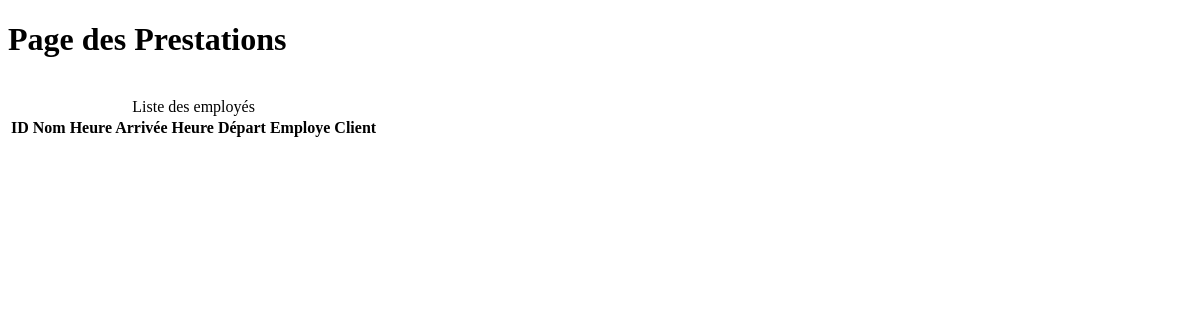
Before: /prestations/ with the older database file.
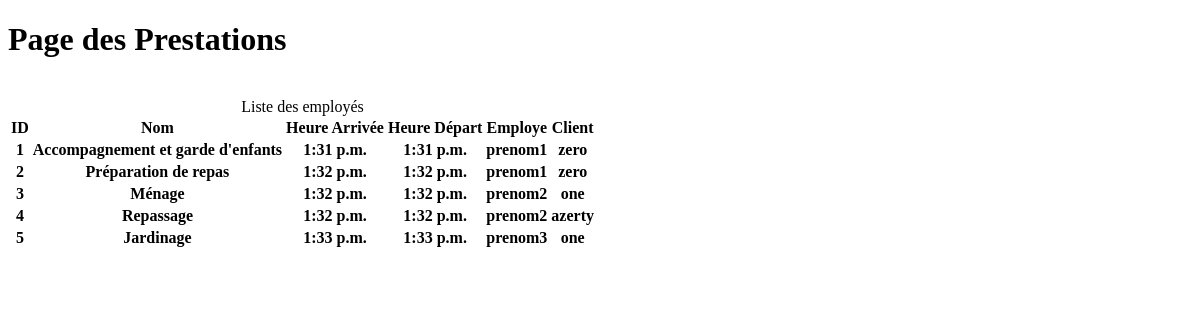
After: the same page with the newer database file.
### prestations/models.py (models this page shows)
class Prestation(models.Model):
    nomPrestation = models.CharField(max_length=200)
    heureArrivee = models.TimeField(auto_now_add=True, null=True)
    heureDepart = models.TimeField(auto_now_add=True, null=True)
    employe =models.ForeignKey(Employe,null=True, on_delete=models.SET_NULL)
    client = models.ForeignKey(Client, null=True, on_delete=models.SET_NULL)

### employes/models.py (models this page shows)
class Employe(models.Model):
    prenomEmploye = models.CharField(max_length=200, null=True)
    nomEmploye = models.CharField(max_length=200, null=True)
    emailEmploye = models.CharField(max_length=200, null=True)
    telEmploye = models.CharField(max_length=200, null=True)
    def __str__(self):
        return str(self.prenomEmploye)

### clients/models.py (models this page shows, shortened)
class Client(models.Model):
    prenomClient = models.CharField(max_length=200, null=True)
    nomClient = models.CharField(max_length=200, null=True)
    ageClient = models.IntegerField(null=True)
    emailClient = models.CharField(max_length=200, null=True)
    telClient = models.CharField(max_length=15, null=True)
    rueClient = models.CharField(max_length=60, null=True)
    appartementClient = models.CharField(max_length=100, null=True)
    villeClient = models.CharField(max_length=200, null=True)
    cpClient = models.CharField(max_length=8, null=True)
    qr_code = models.ImageField(upload_to='qr_codes', blank=True)
    def __str__(self):
        return str(self.prenomClient)

### prestations/views.py (the view)
# urls.py: path('prestations/', views.prestation),
def prestation(request):
    prestation = Prestation.objects.all()
    context ={'prestations':prestation}
    return render(request,'prestations/prestations.html',context)

### templates/prestations/prestations.html (shortened to what this page needs)
<!DOCTYPE html>
<html lang="en">
<head>
</head>
<body>
<h1>Page des Prestations</h1>
<br>
<table>
    <caption>Liste des employés</caption>
    <tr>
        <th>ID</th>
        <th>Nom</th>
        <th>Heure Arrivée</th>
        <th>Heure Départ</th>
        <th>Employe</th>
        <th>Client</th>
    </tr>
     {% for prestation in prestations %}
    <tr>
        <th>{{ prestation.id }}</th>
        <th>{{ prestation.nomPrestation }}</th>
        <th>{{ prestation.heureArrivee }}</th>
        <th>{{ prestation.heureDepart }}</th>
        <th>{{ prestation.employe }}</th>
        <th>{{ prestation.client }}</th>
    </tr>
    {% endfor %}
</table>
</body>
</html>

Changed rows visible on the page:
added Prestation: id "1", nomPrestation "Accompagnement et garde d'enfants", heureArrivee "1:31 p.m.", heureDepart "1:31 p.m.", employe "prenom1", client "zero"
added Prestation: id "2", nomPrestation "Préparation de repas", heureArrivee "1:32 p.m.", heureDepart "1:32 p.m.", employe "prenom1", client "zero"
added Prestation: id "3", nomPrestation "Ménage", heureArrivee "1:32 p.m.", heureDepart "1:32 p.m.", employe "prenom2", client "one"
added Prestation: id "4", nomPrestation "Repassage", heureArrivee "1:32 p.m.", heureDepart "1:32 p.m.", employe "prenom2", client "azerty"
added Prestation: id "5", nomPrestation "Jardinage", heureArrivee "1:33 p.m.", heureDepart "1:33 p.m.", employe "prenom3", client "one"
